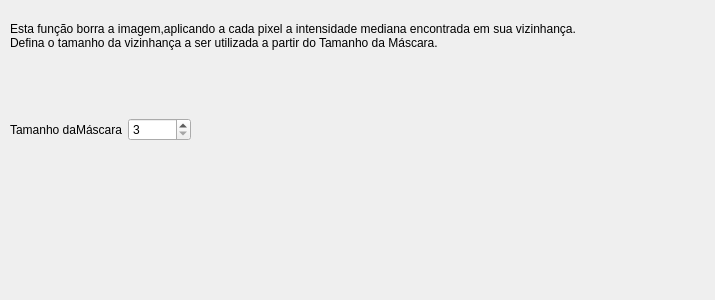
<?xml version="1.0" encoding="UTF-8"?>
<ui version="4.0">
 <class>medianaForm</class>
 <widget class="QWidget" name="medianaForm">
  <property name="geometry">
   <rect>
    <x>0</x>
    <y>0</y>
    <width>715</width>
    <height>300</height>
   </rect>
  </property>
  <property name="windowTitle">
   <string>Form</string>
  </property>
  <widget class="QWidget" name="horizontalLayoutWidget">
   <property name="geometry">
    <rect>
     <x>10</x>
     <y>90</y>
     <width>181</width>
     <height>80</height>
    </rect>
   </property>
   <layout class="QHBoxLayout" name="horizontalLayout">
    <item>
     <widget class="QLabel" name="label">
      <property name="text">
       <string>Tamanho daMáscara</string>
      </property>
     </widget>
    </item>
    <item>
     <widget class="QSpinBox" name="inputmedianaFormMaskSize">
      <property name="minimum">
       <number>3</number>
      </property>
      <property name="maximum">
       <number>100</number>
      </property>
     </widget>
    </item>
   </layout>
  </widget>
  <widget class="QLabel" name="label_2">
   <property name="geometry">
    <rect>
     <x>10</x>
     <y>20</y>
     <width>691</width>
     <height>31</height>
    </rect>
   </property>
   <property name="text">
    <string>Esta função borra a imagem,aplicando a cada pixel a intensidade mediana encontrada em sua vizinhança.
Defina o tamanho da vizinhança a ser utilizada a partir do Tamanho da Máscara.</string>
   </property>
  </widget>
 </widget>
 <resources/>
 <connections/>
</ui>
